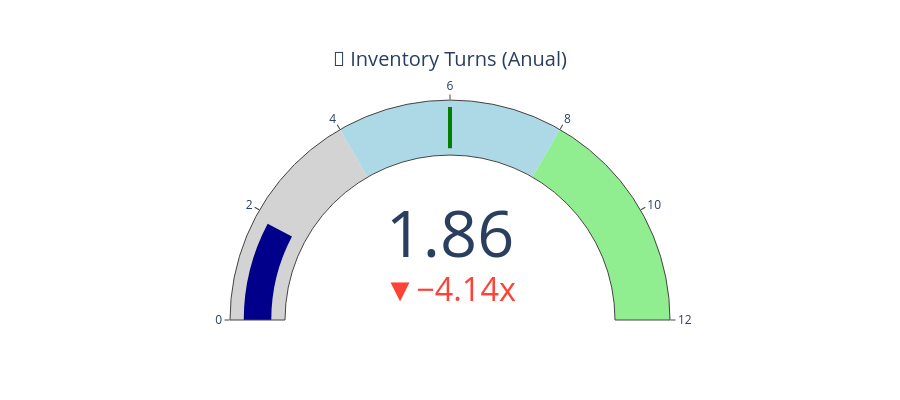

This figure's notebook cell:
### Markdown cell above
---

## 🔄 Paso 4: KPI 3 - Inventory Turns (Rotación de Inventario)

**Definición**: Cuántas veces se vende el inventario promedio en un período.

**Fórmula**: `Turns = (COGS / Inventario Promedio) × (365 / Días)`

**Meta típica**: Depende de industria (retail: 5-8, farma: 12-15, automotriz: 8-10)

**Impacto**: Capital de trabajo, obsolescencia, costos de almacenaje, cash flow.

### Code cell
# Calcular COGS (Cost of Goods Sold) usando unit_cost real de productos
orders['cogs'] = orders['qty'] * orders['unit_cost']
total_cogs = orders['cogs'].sum()

# Inventario promedio valorizado con costos reales
inventory_valued = inventory.merge(products[['sku', 'unit_cost']], on='sku', how='left')
inventory_valued['value'] = inventory_valued['on_hand'] * inventory_valued['unit_cost']
avg_inventory_value = inventory_valued['value'].sum()

# Inventory turns (anualizado)
days_in_period = (orders['date'].max() - orders['date'].min()).days
turns = (total_cogs / avg_inventory_value) * (365 / days_in_period)

print(f"📊 Inventory Turns (anual): {turns:.1f}x")
print(f"   Days of Inventory: {365/turns:.0f} días")
print(f"   COGS (período): ${total_cogs:,.0f}")
print(f"   Inventario promedio: ${avg_inventory_value:,.0f}")
print(f"\n💡 Benchmark industria retail: 5-8 turns/año")

# Crear gauge chart
fig = go.Figure(go.Indicator(
    mode="gauge+number+delta",
    value=turns,
    title={'text': "🔄 Inventory Turns (Anual)"},
    delta={'reference': 6, 'suffix': 'x'},
    gauge={
        'axis': {'range': [None, 12]},
        'bar': {'color': "darkblue"},
        'steps': [
            {'range': [0, 4], 'color': "lightgray"},
            {'range': [4, 8], 'color': "lightblue"},
            {'range': [8, 12], 'color': "lightgreen"}
        ],
        'threshold': {
            'line': {'color': "green", 'width': 4},
            'thickness': 0.75,
            'value': 6
        }
    }
))
fig.update_layout(height=400)
fig.show()

### Figure 1 — Plotly figure (JSON) as saved in the notebook; plotly's stock layout.template omitted (floating-point values rounded to 4 significant figures)
{"data": [{"delta": {"reference": 6, "suffix": "x"}, "gauge": {"axis": {"range": [null, 12]}, "bar": {"color": "darkblue"}, "steps": [{"color": "lightgray", "range": [0, 4]}, {"color": "lightblue", "range": [4, 8]}, {"color": "lightgreen", "range": [8, 12]}], "threshold": {"line": {"color": "green", "width": 4}, "thickness": 0.75, "value": 6}}, "mode": "gauge+number+delta", "title": {"text": "🔄 Inventory Turns (Anual)"}, "type": "indicator", "value": 1.857}], "layout": {"height": 400}}
